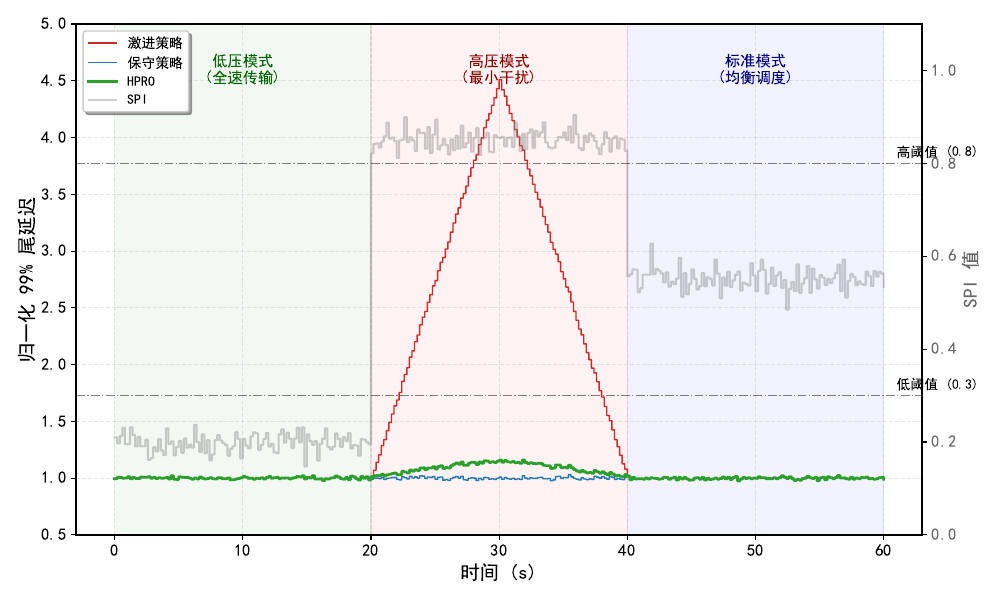

Source code (Python):
import numpy as np
import pandas as pd
import matplotlib.pyplot as plt

# --- 设置中文字体 ---
# 根据你的系统环境选择合适的字体
plt.rcParams['font.sans-serif'] = ['SimHei', 'SimSun', 'Arial Unicode MS'] 
plt.rcParams['axes.unicode_minus'] = False # 解决负号显示问题

# 设置全局字体大小和线宽
plt.rcParams['font.size'] = 12
plt.rcParams['axes.linewidth'] = 1.5

def generate_and_plot_sampled():
    # --- 1. 数据模拟 (采样周期 200ms) ---
    dt = 0.2  # 采样周期 200ms
    t = np.arange(0, 60 + dt, dt)
    
    # 初始化数组
    spi = np.zeros_like(t)
    lat_aggressive = np.zeros_like(t)
    lat_conservative = np.zeros_like(t)
    lat_hpro = np.zeros_like(t)
    
    # 设置随机种子保证结果可复现
    np.random.seed(42)
    noise_spi = np.random.normal(0, 0.02, size=len(t))
    noise_lat = np.random.normal(0, 0.01, size=len(t))

    for i, time in enumerate(t):
        # 1.1 模拟 SPI 系统压力指数
        if time < 20:
            base_spi = 0.2  # 低负载
        elif time < 40:
            base_spi = 0.85 # 高负载激增
        else:
            base_spi = 0.55 # 回落至标准区间
        spi[i] = base_spi + noise_spi[i]
        
        # 1.2 模拟 激进策略 (Aggressive)
        if 20 <= time < 40:
            # 模拟负载飙升导致的延迟增加 (先升后降的梯形)
            if time < 30:
                # 线性上升至 4.5
                val = 1.0 + (3.5 * (time - 20) / 10)
            else:
                # 线性下降
                val = 4.5 - (3.5 * (time - 30) / 10)
            lat_aggressive[i] = val
        else:
            lat_aggressive[i] = 1.0
        # 确保基准值不低于1.0
        lat_aggressive[i] = max(lat_aggressive[i], 1.0) + noise_lat[i]
        
        # 1.3 模拟 保守策略 (Conservative)
        # 始终保持低延迟 (牺牲了吞吐，但延迟低)
        lat_conservative[i] = 1.0 + noise_lat[i]
        
        # 1.4 模拟 HPRO (本文策略)
        # 在高负载区间(20-40s)切换模式，延迟略有波动但被压制
        if 20 <= time < 40:
             # 模拟受控的轻微波动
             lat_hpro[i] = 1.0 + 0.15 * np.exp(-0.5 * ((time - 30) / 5)**2)
        else:
             lat_hpro[i] = 1.0
        lat_hpro[i] += noise_lat[i]

    # --- 2. 保存数据到文件 ---
    df = pd.DataFrame({
        'time': t,
        'spi': spi,
        'latency_aggressive': lat_aggressive,
        'latency_conservative': lat_conservative,
        'latency_hpro': lat_hpro
    })
    filename = 'spi_latency_sampled_data_200ms.csv'
    df.to_csv(filename, index=False)
    print(f"模拟数据已生成并保存至: {filename}")

    # --- 3. 绘图 (关键：使用 step 函数) ---
    fig, ax1 = plt.subplots(figsize=(10, 6))

    # 定义颜色
    color_agg = '#d62728' # 红
    color_con = '#1f77b4' # 蓝
    color_hpro = '#2ca02c' # 绿
    color_spi = 'gray'

    # 关键：使用 step(where='post') 绘制阶梯状采样线
    # where='post' 表示在采样点之后发生跳变，符合数字系统的零阶保持特性
    l1, = ax1.step(t, lat_aggressive, where='post', color=color_agg, linestyle='-', linewidth=1, label='激进策略')
    l2, = ax1.step(t, lat_conservative, where='post', color=color_con, linestyle='-', linewidth=1, label='保守策略')
    l3, = ax1.step(t, lat_hpro, where='post', color=color_hpro, linestyle='-', linewidth=2, label='HPRO')

    ax1.set_xlabel('时间 (s)', fontsize=14)
    ax1.set_ylabel('归一化 99% 尾延迟', fontsize=14)
    ax1.set_ylim(0.5, 5.0)
    ax1.tick_params(axis='y', labelsize=12)
    ax1.grid(True, linestyle='--', alpha=0.3)

    # --- 右轴：SPI 指数 ---
    ax2 = ax1.twinx()
    # SPI 也使用 step 绘制
    l4, = ax2.step(t, spi, where='post', color=color_spi, linestyle='-', linewidth=1.5, alpha=0.4, label='SPI')
    
    ax2.set_ylabel('SPI 值', fontsize=14, color='dimgray')
    ax2.set_ylim(0, 1.1)
    ax2.tick_params(axis='y', labelcolor='dimgray')

    # --- 阈值线标注 ---
    ax2.axhline(y=0.8, color='black', linestyle='-.', linewidth=1, alpha=0.5)
    ax2.text(61, 0.8 + 0.01, '高阈值 (0.8)',
            ha='left', va='bottom', fontsize=10, color='black')

    ax2.axhline(y=0.3, color='black', linestyle='-.', linewidth=1, alpha=0.5)
    ax2.text(61, 0.3 + 0.01, '低阈值 (0.3)',
            ha='left', va='bottom', fontsize=10, color='black')



    # --- 模式背景区域标注 ---
    # 低压模式
    ax1.axvspan(0, 20, color='green', alpha=0.05)
    ax1.text(10, 4.6, '低压模式\n(全速传输)', ha='center', va='center', fontsize=11, fontweight='bold', color='darkgreen')

    # 高压模式
    ax1.axvspan(20, 40, color='red', alpha=0.05)
    ax1.text(30, 4.6, '高压模式\n(最小干扰)', ha='center', va='center', fontsize=11, fontweight='bold', color='darkred')
    
    # 箭头注释
    # ax1.annotate('延迟飙升 (4.5x)', xy=(30, 4.5), xytext=(36, 3.8),
    #              arrowprops=dict(facecolor='black', shrink=0.05), fontsize=10)
    
    # ax1.annotate('HPRO 压制效果 (<1.15x)', xy=(30, 1.15), xytext=(36, 1.8),
    #              arrowprops=dict(facecolor='darkgreen', shrink=0.05), fontsize=10, color='darkgreen')

    # 标准模式
    ax1.axvspan(40, 60, color='blue', alpha=0.05)
    ax1.text(50, 4.6, '标准模式\n(均衡调度)', ha='center', va='center', fontsize=11, fontweight='bold', color='navy')

    # --- 图例 ---
    lines = [l1, l2, l3, l4]
    labels = [l.get_label() for l in lines]
    ax1.legend(lines, labels, loc='upper left', frameon=True, fancybox=True, shadow=True, fontsize=10)

    plt.tight_layout()
    
    # 保存为 PDF
    plt.savefig('spi.pdf')
    plt.show()

if __name__ == "__main__":
    generate_and_plot_sampled()